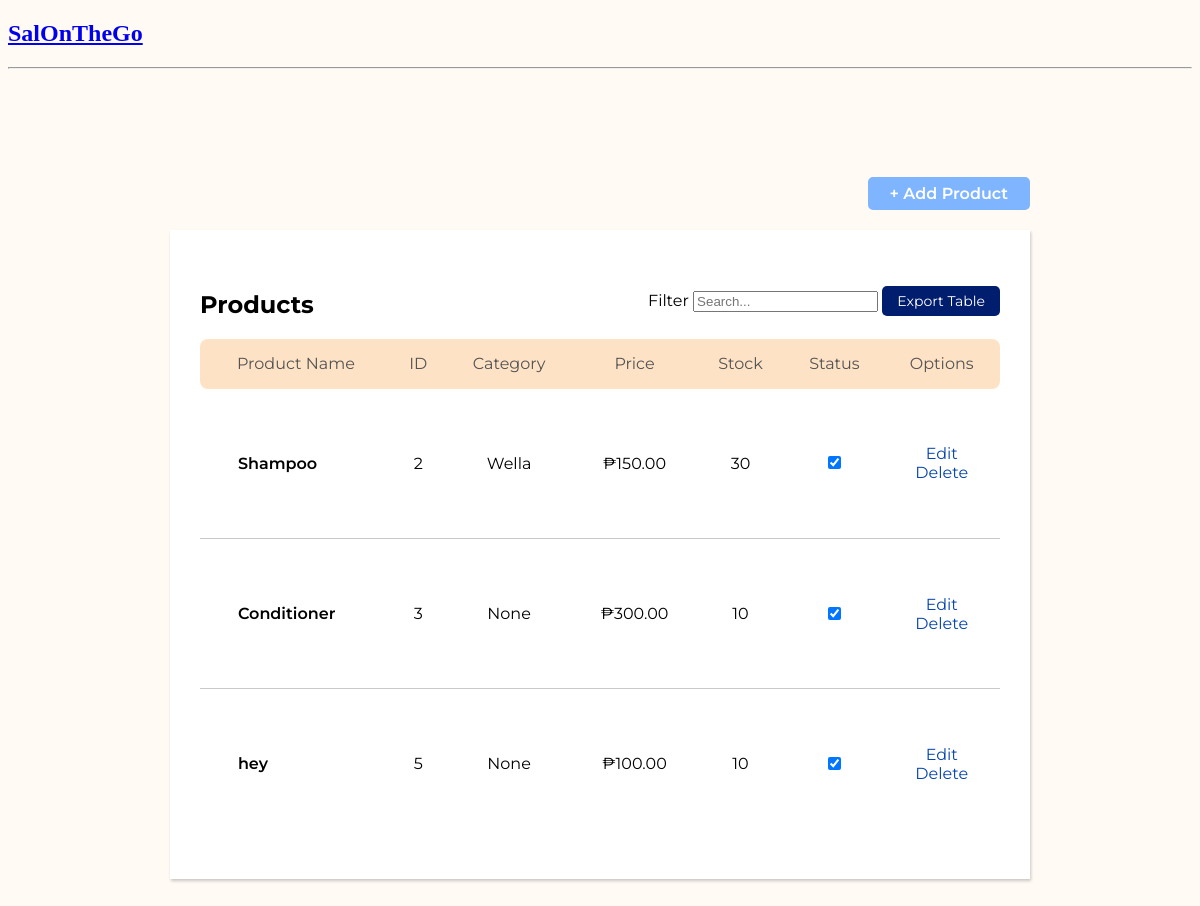
The app's page /products/, older data.
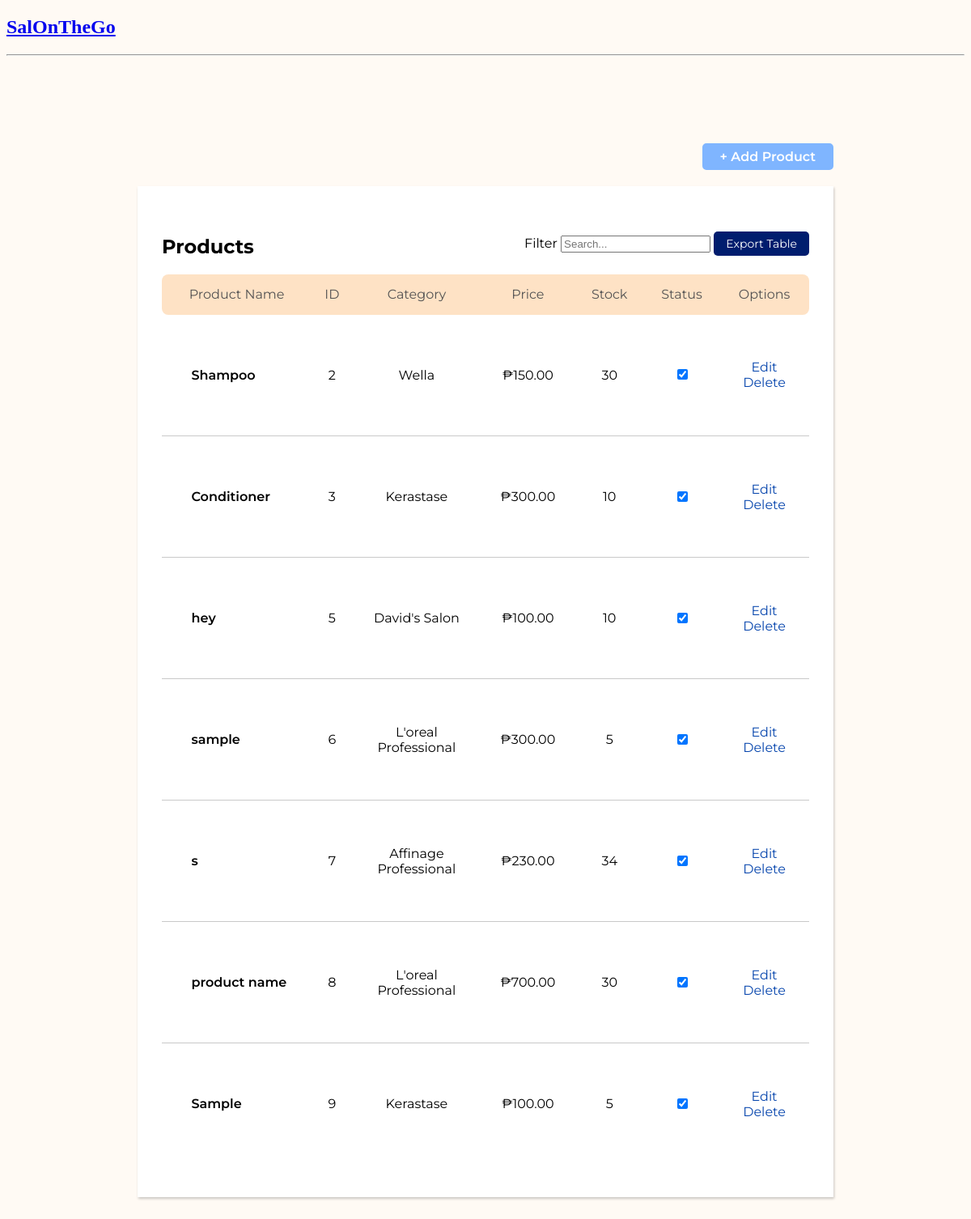
The same page, newer data.
### base/models.py (models this page shows, shortened)
class Product(models.Model):
    insProd_Name = models.CharField(max_length=200, verbose_name="Product Name")
    Cat_Name = models.ForeignKey(Category, on_delete=models.SET_NULL, null=True, blank=True, verbose_name="Category")
    insProd_Desc = models.TextField(null=True, blank=True, verbose_name="Description")
    insProd_stockQty = models.IntegerField(verbose_name="Stock Quantity")
    insProd_Price = models.FloatField(verbose_name="Price")
    insProd_Image = models.ImageField(default="placeholder-image.png", upload_to="product_images", null=True, verbose_name="Product Image")
    is_active = models.BooleanField(default=True)
    objects = models.Manager() #For All Records
    active_objects = IsActiveManager() #For Active Records Only

class Category(models.Model):
    Cat_Name = models.CharField(max_length=200, verbose_name="Category")
    def __str__(self):
        return self.Cat_Name

### base/views.py (the view)
# urls.py: path('products/', views.products, name="products"),
def products(request):
    q = request.GET.get('q') if request.GET.get('q') != None else ''
    products = Product.objects.all()
    search = Product.objects.filter(
        Q(Cat_Name__Cat_Name__icontains=q) |
        Q(id__icontains=q) |
        Q(insProd_Name__icontains=q)
    )
    form = ProductForm()
    if request.method == 'POST':
        form = ProductForm(request.POST)
        if form.is_valid():
            form.save()
    context = {'products': products, 'products': search, 'form': form}
    return render(request, 'base/products.html', context)

### base/forms.py
class ProductForm(ModelForm):
    class Meta:
        model = Product
        fields = ['insProd_Name', 'Cat_Name', 'insProd_Desc', 'insProd_stockQty', 'insProd_Price', 'insProd_Image', 'is_active']

### base/templates/base/products.html (shortened to what this page needs)
{% extends 'main_products.html' %}
{% block content %}
<div class="main-wrapper">
    <div class="container">
        <div class="buttons">
            <a href="{% url 'create-product' %}" class="blue-btn">+ Add Product</a>
        </div>
        <div class="prodtable-container">
            <div class="labels-container">
                    <div class="labels1">
                        <h2>Products</h2>
                    </div>
                    <div class="labels2">
                        <ul>
                            <li class="top-labels">Filter</li>
                            <li class="top-labels">
                                <form method="GET" action="{% url 'products' %}">
                                    <input type="text" name="q" placeholder="Search...">
                                </form>
                            </li>
                            <li class="top-labels"><a href="#" class="export-btn">Export Table</a></li>
                        </ul>
                    </div>
            </div>
            <table>
                <thead>
                    <tr>
                        <th scope="col" colspan="2">Product Name</th>
                        <th scope="col">ID</th>
                        <th scope="col">Category</th>
                        <th scope="col">Price</th>
                        <th scope="col">Stock</th>
                        <th scope="col">Status</th>
                        <th scope="col">Options</th>
                    </tr>
                </thead>
                <tbody>
                    {% for product in products %}
                    <a>
                        <td><a href="/products/{{product.id}}" id="prod-link">{% if product.insProd_Image %}<img src="{{product.insProd_Image.url}}" class="prod-img" />{% endif %}</a></td>
                        <td data-label="Product Name" class="td-align-left" id="prod-name"><a href="/products/{{product.id}}" id="prod-link">{{product.insProd_Name}}</a></td>
                        <td data-label="ID">{{product.id}}</td>
                        <td data-label="Category" id="category">{{product.Cat_Name}}</td>
                        <td data-label="Price" id="price">{{product.insProd_Price|floatformat:2}}</td>
                        <td data-label="Stock">{{product.insProd_stockQty}}</td>
                        <td><form method="POST" action="">{{form.is_active}}</form></td>
                        <td data-label="Options" id="options"><a href="{% url 'update-product' product.id %}" class="option-links">Edit</a><br>
                        <a href="{% url 'delete-product' product.id %}" class="option-links">Delete</a></td>
                    {% endfor %}
                </tbody>
            </table>
        </div>
    </div>
</div>
{% endblock content %}

Row changes from the older to the newer data that the page shows:
changed Product "Conditioner": Cat_Name "None" → "Kerastase"
changed Product "hey": Cat_Name "None" → "David's Salon"
added Product: insProd_Name "sample", id "6", Cat_Name "L'oreal Professional", insProd_Price "300.00", insProd_stockQty "5"
added Product: insProd_Name "s", id "7", Cat_Name "Affinage Professional", insProd_Price "230.00", insProd_stockQty "34"
added Product: insProd_Name "product name", id "8", Cat_Name "L'oreal Professional", insProd_Price "700.00", insProd_stockQty "30"
added Product: insProd_Name "Sample", id "9", Cat_Name "Kerastase", insProd_Price "100.00", insProd_stockQty "5"
